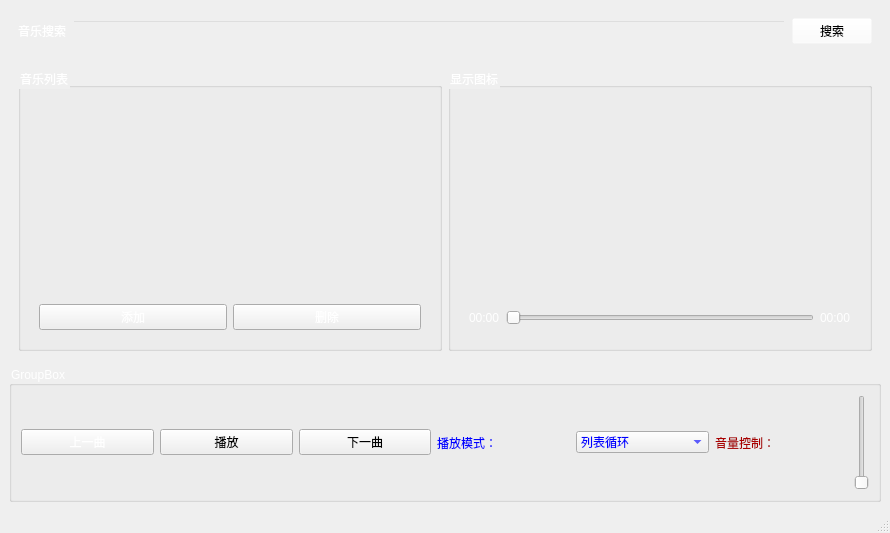
<?xml version="1.0" encoding="UTF-8"?>
<ui version="4.0">
 <class>MainWindow</class>
 <widget class="QMainWindow" name="MainWindow">
  <property name="geometry">
   <rect>
    <x>0</x>
    <y>0</y>
    <width>890</width>
    <height>533</height>
   </rect>
  </property>
  <property name="font">
   <font>
    <kerning>false</kerning>
   </font>
  </property>
  <property name="acceptDrops">
   <bool>true</bool>
  </property>
  <property name="windowTitle">
   <string>你的音乐</string>
  </property>
  <property name="windowIcon">
   <iconset resource="ger.qrc">
    <normaloff>:/new/prefix1/5.jfif</normaloff>:/new/prefix1/5.jfif</iconset>
  </property>
  <property name="autoFillBackground">
   <bool>false</bool>
  </property>
  <property name="styleSheet">
   <string notr="true"/>
  </property>
  <widget class="QWidget" name="centralwidget">
   <property name="styleSheet">
    <string notr="true">
#centralwidget
{
	background-image: url(:/new/prefix1/6.jfif);

}</string>
   </property>
   <layout class="QVBoxLayout" name="verticalLayout_3">
    <item>
     <widget class="QWidget" name="widget" native="true">
      <layout class="QHBoxLayout" name="horizontalLayout">
       <item>
        <widget class="QLabel" name="label">
         <property name="styleSheet">
          <string notr="true">color: rgb(255, 255, 255);</string>
         </property>
         <property name="text">
          <string>音乐搜索</string>
         </property>
        </widget>
       </item>
       <item>
        <widget class="QLineEdit" name="lineEdit">
         <property name="styleSheet">
          <string notr="true">background-color: rgb(255, 255, 255,0);</string>
         </property>
        </widget>
       </item>
       <item>
        <widget class="QPushButton" name="pushButton">
         <property name="styleSheet">
          <string notr="true">background-color: rgb(255, 255, 255,0);</string>
         </property>
         <property name="text">
          <string>搜索</string>
         </property>
        </widget>
       </item>
      </layout>
     </widget>
    </item>
    <item>
     <widget class="QWidget" name="widget_3" native="true">
      <layout class="QHBoxLayout" name="horizontalLayout_5">
       <item>
        <widget class="QGroupBox" name="groupBox">
         <property name="styleSheet">
          <string notr="true">color: rgb(255, 255, 255);</string>
         </property>
         <property name="title">
          <string>音乐列表</string>
         </property>
         <layout class="QVBoxLayout" name="verticalLayout">
          <item>
           <widget class="QListWidget" name="listWidget">
            <property name="styleSheet">
             <string notr="true">background-color: rgb(255, 255, 255,0);
</string>
            </property>
           </widget>
          </item>
          <item>
           <widget class="QWidget" name="widget_2" native="true">
            <layout class="QHBoxLayout" name="horizontalLayout_2">
             <item>
              <widget class="QPushButton" name="pushButton_2">
               <property name="styleSheet">
                <string notr="true">color: rgb(255, 255, 255，0);</string>
               </property>
               <property name="text">
                <string>添加</string>
               </property>
              </widget>
             </item>
             <item>
              <widget class="QPushButton" name="pushButton_3">
               <property name="styleSheet">
                <string notr="true">color: rgb(255, 255, 255，0);</string>
               </property>
               <property name="text">
                <string>删除</string>
               </property>
              </widget>
             </item>
            </layout>
           </widget>
          </item>
         </layout>
        </widget>
       </item>
       <item>
        <widget class="QGroupBox" name="groupBox_2">
         <property name="styleSheet">
          <string notr="true">color: rgb(255, 255, 255);</string>
         </property>
         <property name="title">
          <string>显示图标</string>
         </property>
         <layout class="QVBoxLayout" name="verticalLayout_2">
          <item>
           <widget class="QLabel" name="label_4">
            <property name="enabled">
             <bool>true</bool>
            </property>
            <property name="sizePolicy">
             <sizepolicy hsizetype="Preferred" vsizetype="Preferred">
              <horstretch>0</horstretch>
              <verstretch>1</verstretch>
             </sizepolicy>
            </property>
            <property name="maximumSize">
             <size>
              <width>404</width>
              <height>193</height>
             </size>
            </property>
            <property name="styleSheet">
             <string notr="true">background-color: rgb(255, 255, 255，0);</string>
            </property>
            <property name="text">
             <string/>
            </property>
           </widget>
          </item>
          <item>
           <widget class="QWidget" name="widget_4" native="true">
            <layout class="QHBoxLayout" name="horizontalLayout_4">
             <item>
              <widget class="QLabel" name="label_5">
               <property name="text">
                <string>00:00</string>
               </property>
              </widget>
             </item>
             <item>
              <widget class="QSlider" name="horizontalSlider">
               <property name="orientation">
                <enum>Qt::Horizontal</enum>
               </property>
              </widget>
             </item>
             <item>
              <widget class="QLabel" name="label_6">
               <property name="text">
                <string>00:00</string>
               </property>
              </widget>
             </item>
            </layout>
           </widget>
          </item>
         </layout>
        </widget>
       </item>
      </layout>
     </widget>
    </item>
    <item>
     <widget class="QGroupBox" name="groupBox_3">
      <property name="styleSheet">
       <string notr="true">color: rgb(255, 255, 255);</string>
      </property>
      <property name="title">
       <string>GroupBox</string>
      </property>
      <layout class="QHBoxLayout" name="horizontalLayout_3">
       <item>
        <widget class="QPushButton" name="pushButton_4">
         <property name="styleSheet">
          <string notr="true">color: rgb(255, 255, 255，0);</string>
         </property>
         <property name="text">
          <string>上一曲</string>
         </property>
        </widget>
       </item>
       <item>
        <widget class="QPushButton" name="pushButton_5">
         <property name="styleSheet">
          <string notr="true">color: rgb(0, 0, 0);</string>
         </property>
         <property name="text">
          <string>播放</string>
         </property>
        </widget>
       </item>
       <item>
        <widget class="QPushButton" name="pushButton_6">
         <property name="styleSheet">
          <string notr="true">color: rgb(0, 0, 0);</string>
         </property>
         <property name="text">
          <string>下一曲</string>
         </property>
        </widget>
       </item>
       <item>
        <widget class="QLabel" name="label_2">
         <property name="styleSheet">
          <string notr="true">color: rgb(170, 0, 0);
color: rgb(0, 0, 255);</string>
         </property>
         <property name="text">
          <string>播放模式：</string>
         </property>
        </widget>
       </item>
       <item>
        <widget class="QComboBox" name="comboBox">
         <property name="styleSheet">
          <string notr="true">color: rgb(0, 0, 255);</string>
         </property>
         <item>
          <property name="text">
           <string>列表循环</string>
          </property>
         </item>
         <item>
          <property name="text">
           <string>随机循环</string>
          </property>
         </item>
         <item>
          <property name="text">
           <string>单曲循环</string>
          </property>
         </item>
        </widget>
       </item>
       <item>
        <widget class="QLabel" name="label_3">
         <property name="styleSheet">
          <string notr="true">color: rgb(170, 0, 0);</string>
         </property>
         <property name="text">
          <string>音量控制：</string>
         </property>
        </widget>
       </item>
       <item>
        <widget class="QSlider" name="verticalSlider">
         <property name="orientation">
          <enum>Qt::Vertical</enum>
         </property>
        </widget>
       </item>
      </layout>
     </widget>
    </item>
   </layout>
  </widget>
  <widget class="QMenuBar" name="menubar">
   <property name="geometry">
    <rect>
     <x>0</x>
     <y>0</y>
     <width>890</width>
     <height>26</height>
    </rect>
   </property>
  </widget>
  <widget class="QStatusBar" name="statusbar"/>
 </widget>
 <resources>
  <include location="ger.qrc"/>
 </resources>
 <connections/>
</ui>
